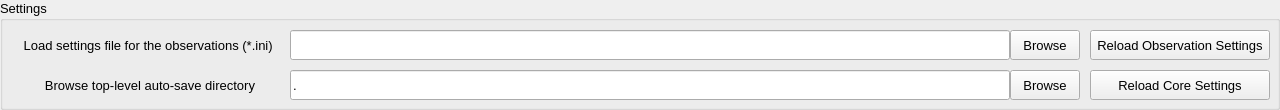
     <widget class="QGroupBox" name="groupBoxBrowse">
      <property name="geometry">
       <rect>
        <x>10</x>
        <y>10</y>
        <width>1280</width>
        <height>110</height>
       </rect>
      </property>
      <property name="font">
       <font>
        <pointsize>10</pointsize>
       </font>
      </property>
      <property name="title">
       <string>Settings</string>
      </property>
      <widget class="QLabel" name="labelAutoSave">
       <property name="geometry">
        <rect>
         <x>10</x>
         <y>70</y>
         <width>280</width>
         <height>30</height>
        </rect>
       </property>
       <property name="font">
        <font>
         <pointsize>10</pointsize>
        </font>
       </property>
       <property name="text">
        <string>Browse top-level auto-save directory</string>
       </property>
       <property name="alignment">
        <set>Qt::AlignCenter</set>
       </property>
      </widget>
      <widget class="QLineEdit" name="lineEditAutoSave">
       <property name="geometry">
        <rect>
         <x>290</x>
         <y>70</y>
         <width>720</width>
         <height>30</height>
        </rect>
       </property>
       <property name="font">
        <font>
         <pointsize>10</pointsize>
        </font>
       </property>
       <property name="text">
        <string>.</string>
       </property>
       <property name="readOnly">
        <bool>true</bool>
       </property>
      </widget>
      <widget class="QPushButton" name="pushButtonAutoSave">
       <property name="geometry">
        <rect>
         <x>1010</x>
         <y>70</y>
         <width>70</width>
         <height>30</height>
        </rect>
       </property>
       <property name="font">
        <font>
         <pointsize>10</pointsize>
        </font>
       </property>
       <property name="text">
        <string>Browse</string>
       </property>
       <property name="checkable">
        <bool>false</bool>
       </property>
      </widget>
      <widget class="QLabel" name="labelLoadSettings">
       <property name="geometry">
        <rect>
         <x>10</x>
         <y>30</y>
         <width>280</width>
         <height>30</height>
        </rect>
       </property>
       <property name="font">
        <font>
         <pointsize>10</pointsize>
        </font>
       </property>
       <property name="text">
        <string>Load settings file for the observations (*.ini) </string>
       </property>
       <property name="alignment">
        <set>Qt::AlignCenter</set>
       </property>
      </widget>
      <widget class="QLineEdit" name="lineEditSettings">
       <property name="geometry">
        <rect>
         <x>290</x>
         <y>30</y>
         <width>720</width>
         <height>30</height>
        </rect>
       </property>
       <property name="font">
        <font>
         <pointsize>10</pointsize>
        </font>
       </property>
       <property name="text">
        <string/>
       </property>
       <property name="readOnly">
        <bool>true</bool>
       </property>
      </widget>
      <widget class="QPushButton" name="pushButtonSettings">
       <property name="geometry">
        <rect>
         <x>1010</x>
         <y>30</y>
         <width>70</width>
         <height>30</height>
        </rect>
       </property>
       <property name="font">
        <font>
         <pointsize>10</pointsize>
        </font>
       </property>
       <property name="text">
        <string>Browse</string>
       </property>
      </widget>
      <widget class="QPushButton" name="pushButtonReloadObsSettings">
       <property name="geometry">
        <rect>
         <x>1090</x>
         <y>30</y>
         <width>180</width>
         <height>30</height>
        </rect>
       </property>
       <property name="font">
        <font>
         <pointsize>10</pointsize>
        </font>
       </property>
       <property name="text">
        <string>Reload Observation Settings</string>
       </property>
      </widget>
      <widget class="QPushButton" name="pushButtonReloadCoreSettings">
       <property name="geometry">
        <rect>
         <x>1090</x>
         <y>70</y>
         <width>180</width>
         <height>30</height>
        </rect>
       </property>
       <property name="font">
        <font>
         <pointsize>10</pointsize>
        </font>
       </property>
       <property name="text">
        <string>Reload Core Settings</string>
       </property>
      </widget>
     </widget>
